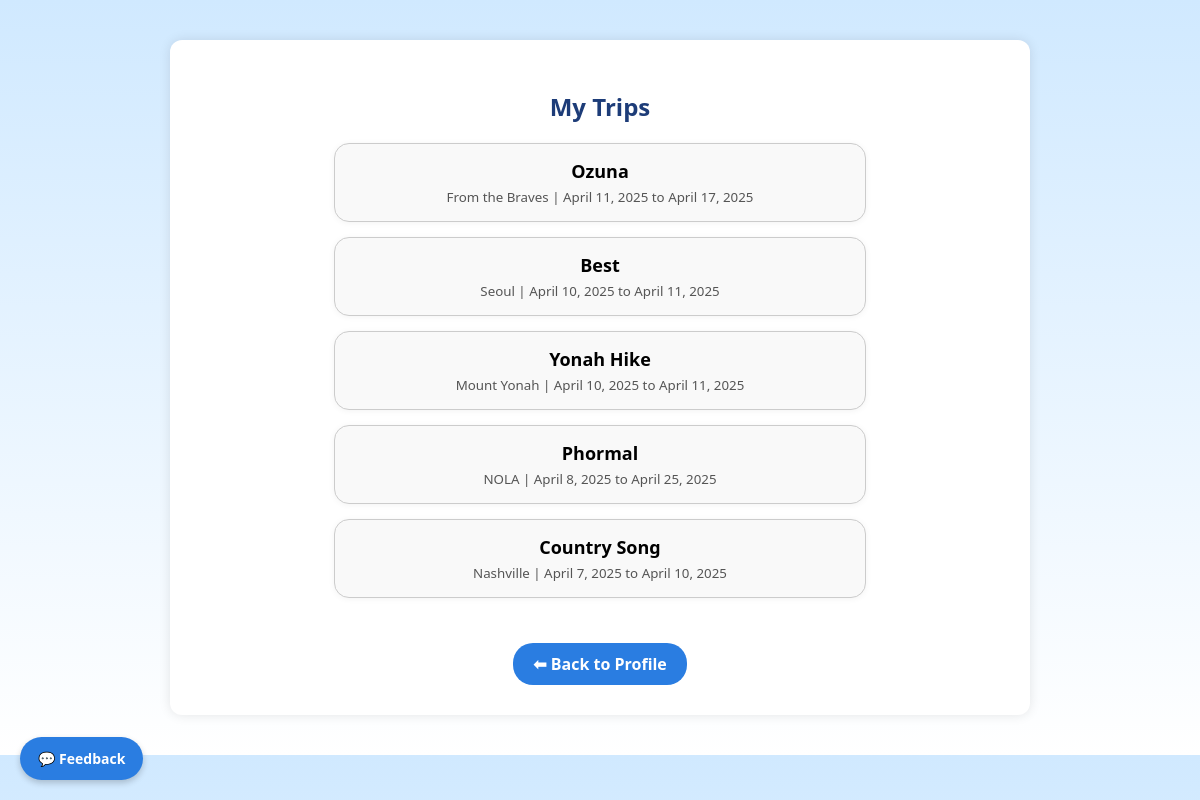
The page /trips/list/ (signed in) on the database its author committed.
### trips/models.py (models this page shows, shortened)
class Trip(models.Model):
    TRIP_TYPE_CHOICES = [
        ('beach', 'Beach'),
        ('city', 'City'),
        ('hiking', 'Hiking'),
        ('business', 'Business'),
        ('snow', 'Snow / Ski'),
        ('other', 'Other'),
    ]
    user = models.ForeignKey(get_user_model(), on_delete=models.CASCADE)
    name = models.CharField(max_length=100)
    destination = models.CharField(max_length=100)
    start_date = models.DateField()
    end_date = models.DateField()
    trip_type = models.CharField(max_length=50, choices=TRIP_TYPE_CHOICES, default='other')
    manually_cleared = models.BooleanField(default=False)
    is_public = models.BooleanField(default=False)
    share_token = models.CharField(max_length=12, unique=True, blank=True, null=True)

### trips/views.py (the view)
# urls.py: path('list/', views.trip_list, name='trip_list'),
@login_required
def trip_list(request):
    trips = Trip.objects.filter(user=request.user).order_by('-start_date')
    return render(request, 'trips/trip_list.html', {'trips': trips})

### trips/templates/trips/trip_list.html
{% extends 'base.html' %}
{% load static %}
{% block content %}
  <div style="text-align: center;">
    <h2 style="color: #1d3c78; margin-bottom: 20px;">My Trips</h2>
    {% for trip in trips %}
      <a href="{% url 'trip_detail' trip.id %}" style="text-decoration: none; color: inherit;">
        <div style="
          border: 1px solid #ccc;
          border-radius: 15px;
          padding: 15px;
          margin: 15px auto;
          background-color: #f9f9f9;
          max-width: 500px;
          box-shadow: 0 1px 6px rgba(0,0,0,0.05);">
          <span style="font-weight: bold; font-size: 18px;">{{ trip.name }}</span>
          <small style="display: block; color: #555; margin-top: 5px;">
            {{ trip.destination }} | {{ trip.start_date }} to {{ trip.end_date }}
          </small>
        </div>
      </a>
    {% empty %}
      <p>You have no trips yet.</p>
    {% endfor %}
    <a href="{% url 'profile' %}" class="button" style="margin-top: 30px;">⬅ Back to Profile</a>
  </div>
{% endblock %}

### templates/base.html (style rules this page uses)
body { font-family: 'Segoe UI', sans-serif; background: linear-gradient(to bottom, #d0e9ff, #ffffff); margin: 0; padding: 0; }
a.button { background-color: #2a7de1; color: white; padding: 10px 20px; text-decoration: none; border-radius: 20px; font-weight: bold; display: inline-block; margin-top: 20px; }

### rows shown on the page
Trip: name "Ozuna", destination "From the Braves", start_date "April 11, 2025", end_date "April 17, 2025"
Trip: name "Best", destination "Seoul", start_date "April 10, 2025", end_date "April 11, 2025"
Trip: name "Yonah Hike", destination "Mount Yonah", start_date "April 10, 2025", end_date "April 11, 2025"
Trip: name "Phormal", destination "NOLA", start_date "April 8, 2025", end_date "April 25, 2025"
Trip: name "Country Song", destination "Nashville", start_date "April 7, 2025", end_date "April 10, 2025"
